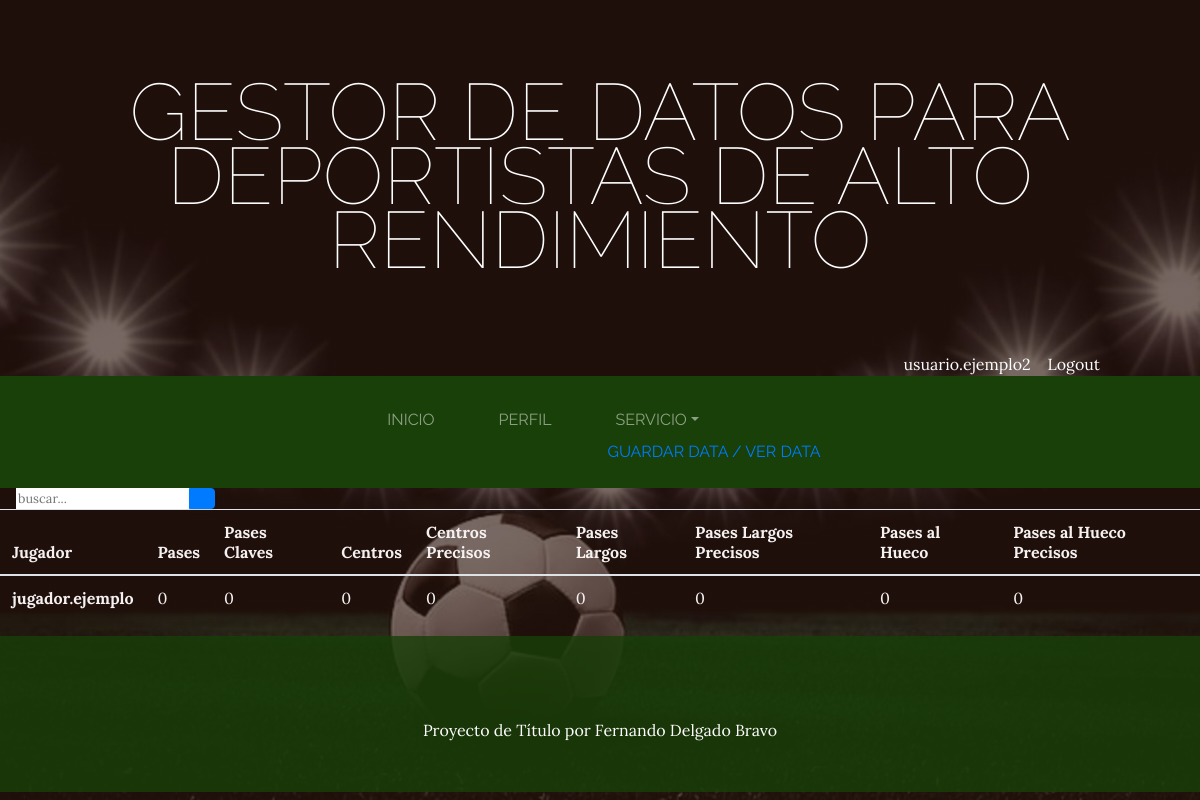
The page /servicio_dis (signed in) on the database its author committed.
### Servicio/models.py (models this page shows)
class Distribucion(models.Model):
    jugador= models.CharField(max_length=30)
    pases= models.IntegerField()
    p_clave= models.IntegerField()
    centros= models.IntegerField()
    centro_preciso= models.IntegerField()
    p_largo= models.IntegerField()
    p_largo_preciso= models.IntegerField()
    p_hueco= models.IntegerField()
    p_hueco_preciso= models.IntegerField()
    partido= models.CharField(max_length=2)
    user = models.ForeignKey(User, on_delete=models.CASCADE, default=1)
    class Meta:
        verbose_name = 'distribucion'
        verbose_name_plural = 'distribuciones'

### ProyectoTitulo/views.py (the view)
# urls.py: path('servicio_dis',views.servicio_dis, name="Servicio_Dis"),
def servicio_dis(request):
    distribuciones = Distribucion.objects.filter(user=request.user)
    busqueda= request.GET.get("buscar")
    if busqueda:
        distribuciones = Distribucion.objects.filter(
            Q(jugador= busqueda), user=request.user
        ).distinct()
    return render(request, 'ProyectoTitulo/servicio_dis.html', {"distribuciones" : distribuciones})

### ProyectoTitulo/templates/ProyectoTitulo/servicio_dis.html (shortened to what this page needs)
{% extends "ProyectoTitulo/0.html" %}
{% load static %}
{% block content %}
<form class="d-none d-sm-inline-block form-inline mr-auto ml-md-3 my-2 my-md-0 mw-100 navbar-search" method="GET">
  <div class="input-group">
    <input type="text" class="form-controlbg-light border-0 small" placeholder="buscar..." name="buscar" value="">
    <div class="input-group-append">
      <button class="btn btn-primary" type="submit">
      </button>
    </div>
  </div>
</form>
  <table class="table" style="color: rgb(245, 241, 241);">
    <thead >
      <tr >
        <th scope="col" >Jugador</th>
        <th scope="col">Pases</th>
        <th scope="col">Pases Claves</th>
        <th scope="col">Centros</th>
        <th scope="col">Centros Precisos</th>
        <th scope="col">Pases Largos</th>
        <th scope="col">Pases Largos Precisos</th>
        <th scope="col">Pases al Hueco</th>
        <th scope="col">Pases al Hueco Precisos</th>
      </tr>
    </thead>
    <tbody >
        {% for distribucion in distribuciones %}
          <tr>
            <th scope="row">{{distribucion.jugador}} </th>
            <td>{{distribucion.pases}}</td>
            <td>{{distribucion.p_clave}}</td>
            <td>{{distribucion.centros}}</td>
            <td>{{distribucion.centro_preciso}}</td>
            <td>{{distribucion.p_largo}}</td>
            <td>{{distribucion.p_largo_preciso}}</td>
            <td>{{distribucion.p_hueco}}</td>
            <td>{{distribucion.p_hueco_preciso}}</td>
          </tr>
        {% endfor %}
    </tbody>
  </table>
{% endblock %}

### ProyectoTitulo/templates/ProyectoTitulo/0.html (shortened to what this page needs)
<html>
<head>
    {% load static %}
    <link href="{% static 'ProyectoTitulo/vendor/bootstrap/css/bootstrap.min.css' %}" rel="stylesheet">
    <link href="{% static 'ProyectoTitulo/css/gestion.css' %}" rel="stylesheet">
</head>
<body>
    <h1 class="site-heading text-center text-white d-none d-lg-block">
        <span class="site-heading-lower">Gestor de datos para deportistas de Alto Rendimiento</span>
      </h1>
      <div style="text-align:right; margin-right: 100px; color:white">
        {% if user.is_authenticated %}
        {{ user.username }} &nbsp; &nbsp;<a href="{% url 'salir_sesion' %}" style="color:white">Logout</a>
        {% endif %}
      </div>
 <nav class="navbar navbar-expand-lg navbar-dark py-lg-4" id="mainNav">
    <div class="container">
      <div class="collapse navbar-collapse" id="navbarSupportedContent">
        <ul class="navbar-nav mx-auto">
          <li class="{% if request.path == '/' %}active{% endif %} px-lg-4">
            <a class="nav-link text-uppercase text-expanded" href="{% url 'Inicio' %}">Inicio</a>
          </li>
          <li class="{% if request.path == '/perfi' %}active{% endif %} px-lg-4">
            <a class="nav-link text-uppercase text-expanded" href="{% url 'Perfi' %}">Perfil</a>
          </li>
          <li class="{% if request.path == '/servicio' %}active{% endif %} px-lg-4">
            <a class = "nav-link dropdown-toggle"  id="navbarDropdown" role="button" data-toggle="dropdown"
            >SERVICIO</a>
            <div class="dopdrown-menu" aria-labelledby="navbarDropdown">
              <a class="dopdrown-item" href="{% url 'Selec' %}">GUARDAR DATA  /</a>
              <a class="dopdrown-item" href="{% url 'Selec_S' %}">  VER DATA</a>
            </div>
          </li>
        </ul>
      </div>
    </div>
  </nav>
  {% block content %}
  {% endblock %}
    <footer class="footer text-faded text-center py-5">
      <div class="container">
        <p class="m-0 mbt" style="color:white">
          Proyecto de Título por Fernando Delgado Bravo
		</p>
      </div>
	</footer>
</body>
</html>

### ProyectoTitulo/static/ProyectoTitulo/css/gestion.css (style rules this page uses)
body { font-family: 'Lora'; background: linear-gradient(rgba(47, 23, 15, 0.65), rgba(47, 23, 15, 0.65)), url("../img/bg_main.jpg"); background-attachment: fixed; background-position: center; background-size: cover; }
h1, h2, h3, h4, h5, h6 { font-family: 'Raleway'; }
p { line-height: 1.75; }
.text-faded { color: rgba(255, 255, 255, 0.3); }
.site-heading { margin-top: 5rem; margin-bottom: 5rem; text-transform: uppercase; line-height: 1; font-family: 'Raleway'; }
.site-heading .site-heading-lower { font-size: 5rem; font-weight: 100; line-height: 4rem; }
#mainNav { background-color: rgba(24, 64, 8); font-family: 'Raleway'; }
.footer { background-color: rgba(24, 64, 8, 0.8); }
.btn { box-shadow: 0px 3px 3px 0px rgba(33, 37, 41, 0.1); }
.mbt { padding-top: 2rem; }

### rows shown on the page
Distribucion: jugador "jugador.ejemplo", pases "0", p_clave "0", centros "0", centro_preciso "0", p_largo "0", p_largo_preciso "0", p_hueco "0", p_hueco_preciso "0"

### other values the page prints
{{ user.username }} "usuario.ejemplo2"
